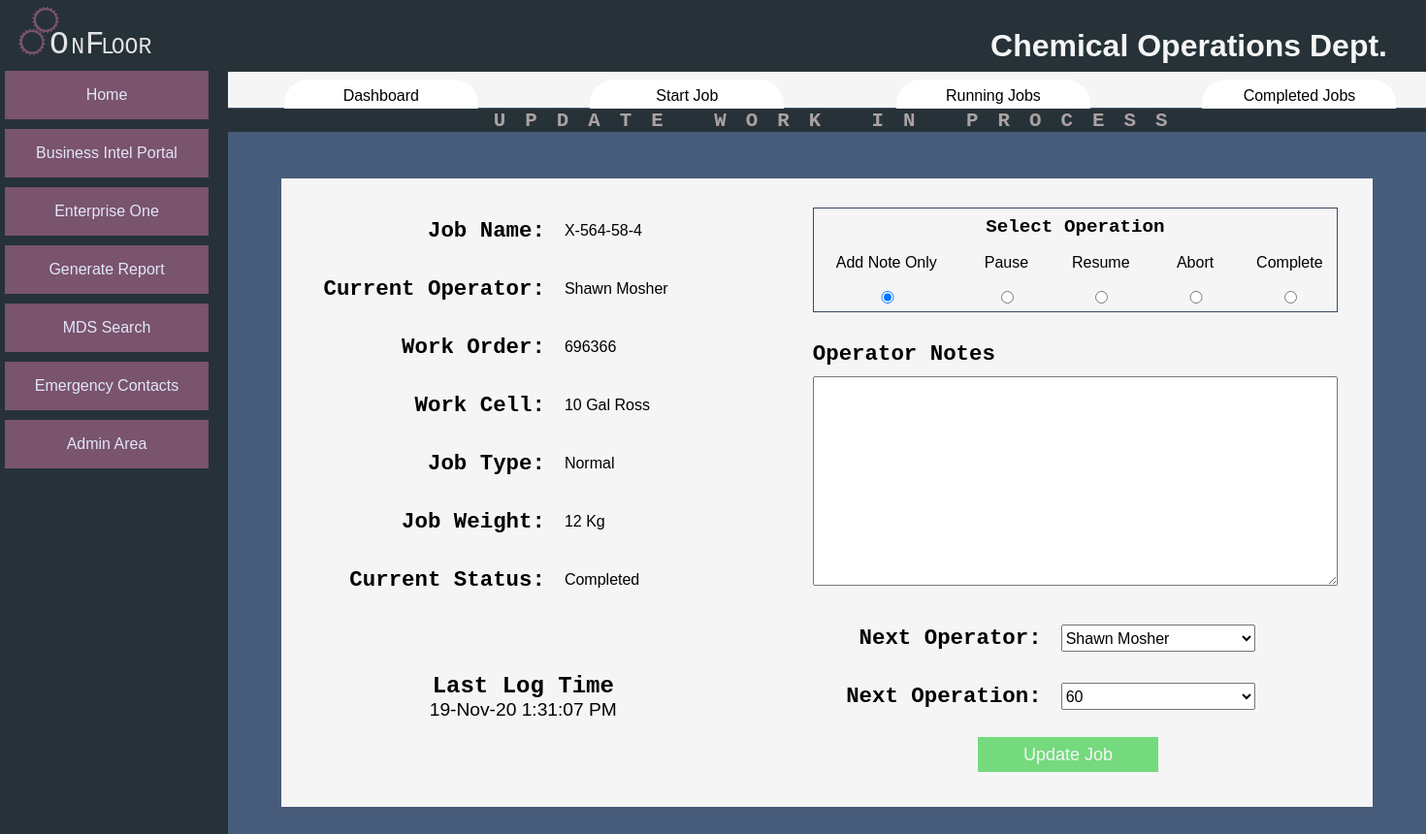
The app's page /update_job/136 with its own data.
### tables this page shows
CREATE TABLE `Job_Record` (
	`Job_ID` INTEGER NOT NULL PRIMARY KEY AUTOINCREMENT,
	`Job` TEXT,
	`Work_Order` TEXT,
	`Job_Weight`  INTEGER NOT NULL,
	`Work_Cell`  INTEGER NOT NULL,
	`Job_Type`  INTEGER NOT NULL,
	`Job_Status` INTEGER NOT NULL,
	`Start_Time` TEXT,
	`Notes` TEXT,
	`In-Process_Testing` INEGER,
	`Pre_Adjustment` INTEGER,
	`End_Time` TEXT,
	`Total_Operations` INTEGER,
	`Start_Date` TEXT,
	`End_Date` TEXT,
	`Last_Operation` INTEGER
);

CREATE TABLE `Work_Cells` (
	`Cell_ID` INTEGER NOT NULL PRIMARY KEY AUTOINCREMENT,
	`Cell` TEXT
);

CREATE TABLE `Job_Categories` (
	`Type_ID` INTEGER NOT NULL PRIMARY KEY AUTOINCREMENT,
	`Type` TEXT);

CREATE TABLE `Job_Status` (
	`Status_ID` INTEGER NOT NULL PRIMARY KEY AUTOINCREMENT,
	`Status` TEXT NOT NULL);

### app.py (the view)
@app.route("/update_job/<jobID>", methods=["GET", "POST"])
def updateJob(jobID):
    page = "UPDATE WORK IN PROCESS"
    oplist = DB.getActiveOperators()
    typeList = DB.getJobType()
    workcellList = DB.getWorkCells()
    result = DB.setUpdateForm(jobID)
    job = {
    'job ID': result[0][0],
    'job name': result[0][1],
    'work order': result[0][2],
    'cell': result[0][3],
    'cell ID': result[0][4],
    'status': result[0][5],
    'status ID': result[0][6],
     'type': result[0][7],
    'type ID': result[0][8],
    'weight': result[0][9],
    'activity ID' : result[0][10],
    'operator': result[0][11],
    'operator ID': result[0][12],
    'last op': result[0][13],
    'notes': result[0][14],
    'last activity': result[0][15],
    }
    errors = True
    if request.method == 'POST':
        errors = False
        if not request.form['action']:
            errors = True
        if not request.form['operator']:
            errors = True
        if not request.form['next-operation']:
            errors = True
        if not errors:
            now = datetime.now()
            time = now.strftime('%I:%M %p')
            date = now.strftime('%Y-%m-%d')
            dbNotes = job['notes']
            pageNotes = request.form['notes']
            OperatorID = request.form['operator']
            action = request.form['action']
            status = action
            if action == "7":
                status = 1
            if(util.textHasChanged(dbNotes,pageNotes)):
                alias = util.getUserAlias(OperatorID)
                notes = pageNotes
                addNote = util.appendTimeStamp(alias,notes)
            else:
                addNote = dbNotes
            details = {
                'jobID': job['job ID'],
                'status': status,
                'activity': action,
                'notes' : addNote,
                'time' : time,
                'date' : date,
                'operation' : request.form['next-operation'],
                'operator' : request.form['operator']
            }
            DB.logActivity(details)
            if not(request.form['action'] == '2') and not(request.form['action'] == '5'):
                time = ''
                date = ''
            DB.updateJobRecord(details)
        return redirect(url_for('updateJobSuccess'))
    else:
        return render_template('update_job.html',job=job, oplist=oplist, page=page)
    return render_template('update_job.html',job=job, oplist=oplist, page=page)

### data/DB.py (called while the page is built)
def make_connection():
    connection_String = "C:\\Users\\sbish\\Desktop\\project x\\data\\JT_DATA.db" #home
    return sqlite3.connect(connection_String)

def end_connection(conn):
    conn.close()

def getActiveOperators():
    conn = make_connection()
    c = conn.cursor()
    SQL = Q.SelectActiveOperators()
    c.execute(SQL)
    items = c.fetchall()
    end_connection(conn)
    return items

def getWorkCells():
    conn = make_connection()
    c = conn.cursor()
    SQL = Q.SelectWorkCells()
    c.execute(SQL)
    items = c.fetchall()
    end_connection(conn)
    return items

def getJobType():
    conn = make_connection()
    c = conn.cursor()
    SQL = Q.SelectJobType()
    c.execute(SQL)
    items = c.fetchall()
    end_connection(conn)
    return items

def setUpdateForm(JobID):
    conn = make_connection()
    c = conn.cursor()
    SQL = Q.SelectJobToUpdate(JobID)
    c.execute(SQL)
    items = c.fetchall()
    end_connection(conn)
    return items

### data/SQL.py (called while the page is built)
def SelectJobType():
    SQL = "SELECT jc.Type_ID, jc.Type FROM Job_Categories jc; "
    return SQL

def SelectWorkCells():
    SQL = "SELECT wc.Cell_ID, wc.Cell FROM Work_Cells wc; "
    return SQL

def SelectActiveOperators():
    SQL = "SELECT o.Operator_ID, o.First_Name || ' ' || o.Last_Name AS [Name], ds.Shift, os.Status "
    SQL += "FROM Operators o "
    SQL += "JOIN Dept_Shifts ds ON ds.Shift_ID = o.Shift "
    SQL += "JOIN Operator_Status os ON os.Status_ID = o.Status "
    SQL += "WHERE os.Status NOT IN ('Inactive') "
    SQL += "ORDER BY ds.Shift, [Name]"
    return SQL

### templates/update_job.html (shortened to what this page needs)
{% extends "layout.html"%}
    {% block body%}
         <form class="content-row-update-job" action="" method="POST">
            <p class="update-label">Job Name:</p>
            <p class="update-label">Current Operator:</p>
            <p class="update-label">Work Order:</p>
            <p class="update-label">Work Cell:</p>
            <p class="update-label">Job Type:</p>
            <p class="update-label">Job Weight:</p>
            <p class="update-label">Current Status:</p>
            <div class="timestamp">
                <p style="font-weight: bold;">Last Log Time</p>
                <p>{{job['last activity']}}</p>
            </div>
            <p class="update-value">{{job['job name']}}</p>
            <p class="update-value">{{job['operator']}}</p>
            <p class="update-value">{{job['work order']}}</p>
            <p class="update-value">{{job['cell']}}</p>
            <p class="update-value">{{job['type']}}</p>
            <p class="update-value">{{job['weight']}} Kg</p>
            <p class="update-value">{{job['status']}}</p>
        <div class="radio-wrap">
            <h3 class="ckbx-heading">Select Operation</h3>
            <label for="add_note">Add Note Only</label>
            <label for="pause">Pause</label>
            <label for="resume">Resume</label>
            <label for="abort">Abort</label>
            <label for="complete">Complete</label>
            <input  type="radio" name="action" id="add_note" value="{{job['status ID']}}" checked/>
            <input  type="radio" name="action" id="pause" value="3"/>
            <input  type="radio" name="action" id="resume" value="7"/>
            <input  type="radio" name="action" id="abort" value="5"/>
            <input  type="radio" name="action" id="complete" value="2"/>
        </div>
        <div class="note-wrap-update">
            <label>Operator Notes</label>
            <textarea class="notes" name ='notes' autocomplete="off">{{job['notes']}}</textarea>
        </div>
        <label class="form-label-update">Next Operator: </label>
        <label class="form-label-update">Next Operation: </label>
        <select class="form-input"  name="operator">
            <option value="{{job['operator ID']}}" selected='selected'>{{job['operator']}}</option>
        </select>
        <select class="form-input"  name="next-operation">
            <option value="{{job['last op']}}">{{job['last op']}}</option>
        </select>
        <input id="update-submit"class="submit" type="submit" name="Start_new_job" value="Update Job">
    </form>
      {% endblock %}

### static/style.css (style rules this page uses)
*, *::before, *::after { box-sizing:border-box; }
h1, h2, h3, h4, h5, h6 { margin:0; font-size:inherit; font-weight:inherit; }
p { margin:0; }
html,body { margin: 0; height: 100%; background: #475c7a; font-family: Verdana, Geneva, Tahoma, sans-serif; font-size: 16px; }
.submit { grid-area: sub; }
.ckbx-heading { grid-column: T; text-align: center; font-family: 'Courier New', Courier, monospace; font-weight: bold; font-size: 1.2em; }
.content-row-update-job { width: 1125px; justify-self: center; justify-content: center; align-items: center; background: #f5f5f5; display: grid; padding: 36px; grid-row-gap: 24px; grid-template-columns: repeat(12,1fr); grid-template-rows: repeat(10,36px); grid-template-areas: "l1 l1 l1 i1 i1 . cbu cbu cbu cbu cbu cbu" "l2 l2 l2 i2 i2 . cbu cbu cbu cbu cbu cbu" "l3 l3 l3 i3 i3 . nwu nwu nwu nwu nwu nwu" "l4 l4 l4 i4 i4 . nwu nwu nwu nwu nwu nwu" "l5 l5 l5 i5 i5 . nwu nwu nwu nwu nwu nwu" "l6 l6 l6 i6 i6 . nwu nwu nwu nwu nwu nwu" "l7 l7 l7 i7 i7 . nwu nwu nwu nwu nwu nwu" ". . . . . . l9 l9 l9 i9 i9 ." "l8 l8 l8 l8 l8 . l10 l10 l10 i10 i10 ." ". . . . . . . . sub sub . ." ; }
.content-row-update-job > :nth-child(1) { grid-area: l1; }
.content-row-update-job > :nth-child(2) { grid-area: l2; }
.content-row-update-job > :nth-child(3) { grid-area: l3; }
.content-row-update-job > :nth-child(4) { grid-area: l4; }
.content-row-update-job > :nth-child(5) { grid-area: l5; }
.content-row-update-job > :nth-child(6) { grid-area: l6; }
.content-row-update-job > :nth-child(7) { grid-area: l7; }
.content-row-update-job > :nth-child(8) { grid-area: l8; }
.content-row-update-job > :nth-child(9) { grid-area: i1; }
.content-row-update-job > :nth-child(10) { grid-area: i2; }
.content-row-update-job > :nth-child(11) { grid-area: i3; }
.content-row-update-job > :nth-child(12) { grid-area: i4; }
.content-row-update-job > :nth-child(13) { grid-area: i5; }
.content-row-update-job > :nth-child(14) { grid-area: i6; }
.content-row-update-job > :nth-child(15) { grid-area: i7; }
.content-row-update-job > :nth-child(18) { grid-area: l9; }
.content-row-update-job > :nth-child(19) { grid-area: l10; }
.content-row-update-job > :nth-child(20) { grid-area: i9; }
.content-row-update-job > :nth-child(21) { grid-area: i10; }
.content-row-update-job > :nth-child(22) { grid-area: sub; }
.radio-wrap { grid-area: cbu ; display: grid; height: 108px; grid-template-columns: 150px repeat(4,1fr); grid-template-rows: repeat(3,36); border: 1px solid #384961; justify-content: center; align-items: center; grid-template-areas: "rh rh rh rh rh" "l1 l2 l3 l4 l5" "r1 r2 r3 r4 r5"; text-align: center; }
.radio-wrap > :nth-child(1) { grid-area: rh; }
.radio-wrap > :nth-child(2) { grid-area: l1; }
.radio-wrap > :nth-child(3) { grid-area: l2; }
.radio-wrap > :nth-child(4) { grid-area: l3; }
.radio-wrap > :nth-child(5) { grid-area: l4; }
.radio-wrap > :nth-child(6) { grid-area: l5; }
.radio-wrap > :nth-child(7) { grid-area: r1; }
.radio-wrap > :nth-child(8) { grid-area: r2; }
.radio-wrap > :nth-child(9) { grid-area: r3; }
.radio-wrap > :nth-child(10) { grid-area: r4; }
.radio-wrap > :nth-child(11) { grid-area: r5; }
.note-wrap-update { display: flex; flex-direction: column; margin: 25px 0; height: 252px; grid-area: nwu; }
.note-wrap-update label { font-size: 1.4em; font-family: 'Courier New', Courier, monospace; font-weight: bold; }
.note-wrap-update textarea { margin-top: 10px; font-size: 1.2em; height: 220px; font-family: 'Courier New', Courier, monospace; }
.form-label-update { text-align: right; font-family: 'Courier New', Courier, monospace; font-weight: bold; font-size: 1.4em; padding-right: 20px; }
.content-row-update-job .form-input { min-width: 200px; height: 28px; font-size: 1em; }
#update-submit { height: 36px; border: none; background: #74da7d; color: #f5f5f5; font-size: 18px; }
.timestamp { display: flex; flex-direction: column; text-align: center; padding: 15px; border-radius: 15px; justify-content: space-between; }
.timestamp >:nth-child(1) { font-family: 'Courier New', Courier, monospace; font-weight: bold; font-size: 1.5em; }
.timestamp >:nth-child(2) { font-size: 1.2em; }
.update-label { text-align: right; font-family: 'Courier New', Courier, monospace; font-weight: bold; font-size: 1.4em; padding-right: 20px; }
.timestamp { grid-area: l8; justify-self: center; }

### records on screen
Job_Record: Job "X-564-58-4", Work_Order "696366"
Work_Cells: cell "10 Gal Ross"
Job_Categories: type "Normal"
Job_Status: status "Completed"

### other values on screen
{{ page }} "UPDATE WORK IN PROCESS"
{{ job['last activity'] }} "19-Nov-20 1:31:07 PM"
{{ job['operator'] }} "Shawn Mosher"
{{ job['weight'] }} "12"
form field operator "Shawn Mosher"
form field next-operation "60"
